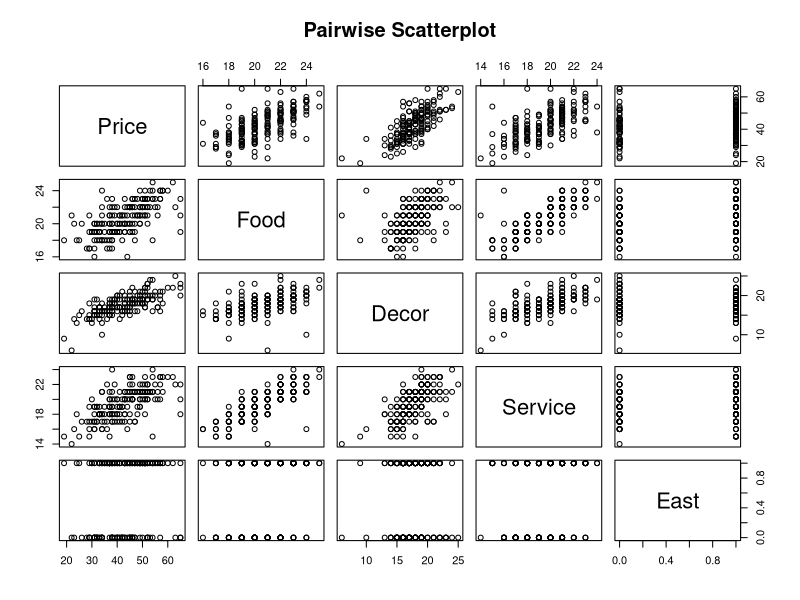

The R script that drew this image:
# * 1) Loading Data
nyc <- read.csv("nyc.csv")

# * 2) Viewing Data
View(nyc)
head(nyc)
tail(nyc)

# y: Price
# x₁: Food
# x₂: Decor
# x₃: Service
# x₄: East

# Pairwise Scatterplot
plot(nyc, main = "Pairwise Scatterplot")

# * 3) Building Model
model <- lm(Price ~ Food + Decor + Service + East, data = nyc)
# OR
# model <- lm(Price ~ ., data = nyc)

# Model Summary
summary(model)

# New model dropping Service
model2 <- lm(Price ~ Food + Decor + East, data = nyc)
summary(model2)

# New model dropping Food
model3 <- lm(Price ~ Decor + Service + East, data = nyc)
summary(model3) # R² value has reduced
